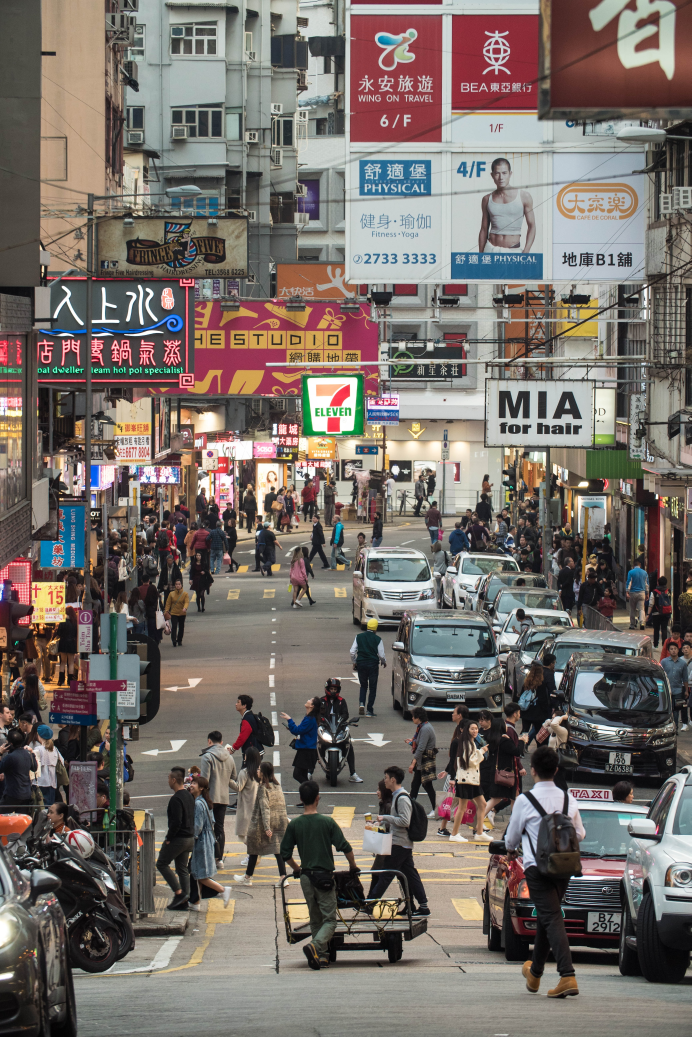
#> input picture Pedestrian Detection using HOGs/city.jpg, 3456 x 5184 px (shown at 1/5 size)
$ jupyter execute pedestrian_detect.ipynb
#> lines starting #> are read from the running program, lines starting #| are printed output that depends on the picture; after the words box and inside, x2 and y2 are one past the last pixel; in counts of white or black regions, pixels touching at a corner belong together
[cell 1]
import cv2
from imutils.object_detection import non_max_suppression
from imutils import resize
import numpy as np

Code performs pedestrian detection using HOG short for Histogram for Gradients. HOGs are great feature detectors.
cv2_tools for tagging the detected objects
imutils: collection of functions for image processing
numpy for python visualization, it includes plotly, matplotlib, bokeh, seaborn etc.

[cell 2]
hog = cv2.HOGDescriptor()
hog.setSVMDetector(cv2.HOGDescriptor_getDefaultPeopleDetector())

Making a HogDescriptor object.
Importing the default people detector classifier from the HOG library - we are importing a pre trained model for Pedestrian Detection using HOG.

[cell 3]
#Read and resize the image.

img = cv2.imread('city.jpg')
#> img is the input picture: shape (5184, 3456, 3); mean B, G, R 104.2, 109.5, 117.7
img = resize(img, height=500)
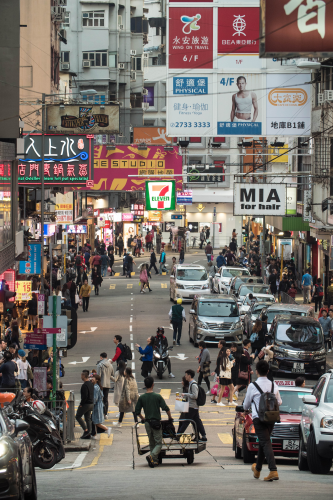
#> img: shape (500, 333, 3); mean B, G, R 104.2, 109.5, 117.7

rects, weights = hog.detectMultiScale(img, winStride=(4,4), padding=(8,8), scale=1.05)
#> rects = [[58, 352, 68, 136], [224, 349, 77, 151], [106, 314, 89, 179], [142, 188, 94, 187]]; weights = [0.31, 1.68, 0.378, 0.278]
copy = img.copy()

[cell 4]
#detection begins
for x,y,w,h in rects:
    cv2.rectangle(copy, (x, y), (x+w, y+h),(0,0,255),2)
#> this loop made 4 passes
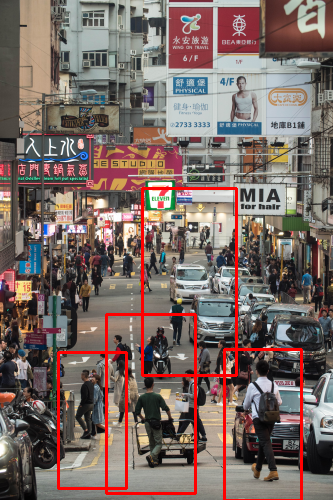
#> copy: shape (500, 333, 3); 3.4% of pixels changed, all inside (x1, y1, x2, y2) = (57, 187, 303, 500)

cv2.imshow("before suppresion", copy)
cv2.waitKey(0)

r = np.array([[x,y,x+w,y+h] for x,y,w,h in rects])
#> r = [[58, 352, 126, 488], [224, 349, 301, 500], [106, 314, 195, 493], [142, 188, 236, 375]]
pick = non_max_suppression(r,probs=None, overlapThresh=0.65)
#> pick = [[224, 349, 301, 500], [106, 314, 195, 493], [58, 352, 126, 488], [142, 188, 236, 375]]

for xa, ya, xb, yb in pick:
    cv2.rectangle(img, (xa,ya), (xb,yb), (0,255,0), 2)
#> this loop made 4 passes
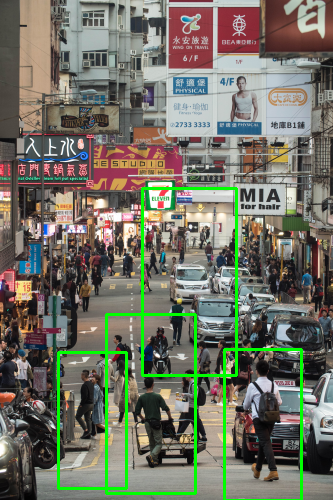
#> img: shape (500, 333, 3); 3.4% of pixels changed, all inside (x1, y1, x2, y2) = (57, 187, 303, 500)

cv2.imshow("after suppresion", img)
cv2.waitKey(0)

cv2.destroyAllWindows()

$ run again, with Pedestrian Detection using HOGs/street.jpg copied over Pedestrian Detection using HOGs/city.jpg
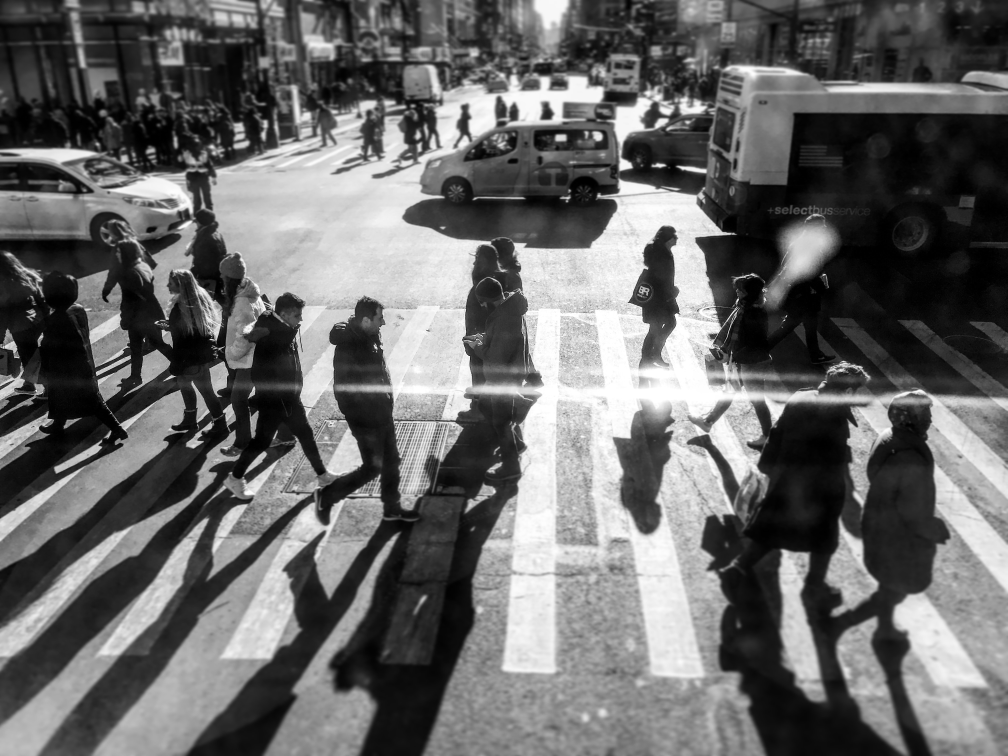
#> input picture Pedestrian Detection using HOGs/street.jpg, 4031 x 3024 px (shown at 1/4 size)
#> img is the input picture: shape (3024, 4031, 3); min 0, max 255, mean 104.7
#> rects = [[403, 132, 67, 133], [495, 110, 79, 158], [90, 162, 72, 144], [195, 171, 93, 186], [139, 250, 104, 208]]; weights = [0.889, 0.528, 0.734, 0.613, 0.772]
#> the loop `for x,y,w,h in rects:` made 5 passes
#> after the loop `for x,y,w,h in rects:`:
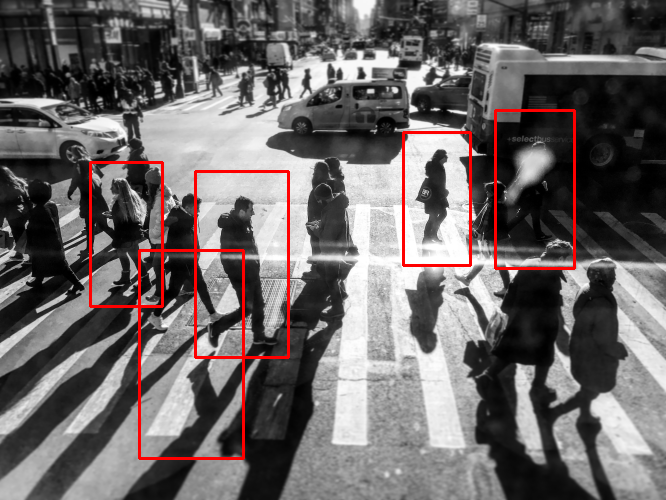
#> copy: shape (500, 666, 3); mean B, G, R 102.3, 102.3, 107.9
#> r = [[403, 132, 470, 265], [495, 110, 574, 268], [90, 162, 162, 306], [195, 171, 288, 357], [139, 250, 243, 458]]
#> pick = [[139, 250, 243, 458], [195, 171, 288, 357], [90, 162, 162, 306], [495, 110, 574, 268], [403, 132, 470, 265]]
#> the loop `for xa, ya, xb, yb in pick:` made 5 passes
#> after the loop `for xa, ya, xb, yb in pick:`:
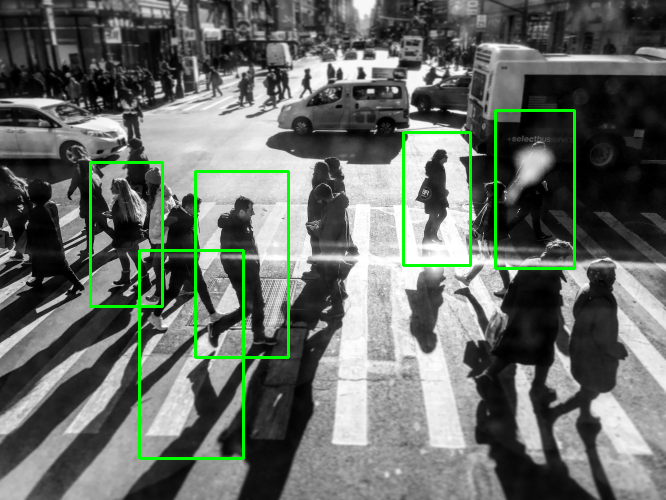
#> img: shape (500, 666, 3); mean B, G, R 102.3, 107.9, 102.3
